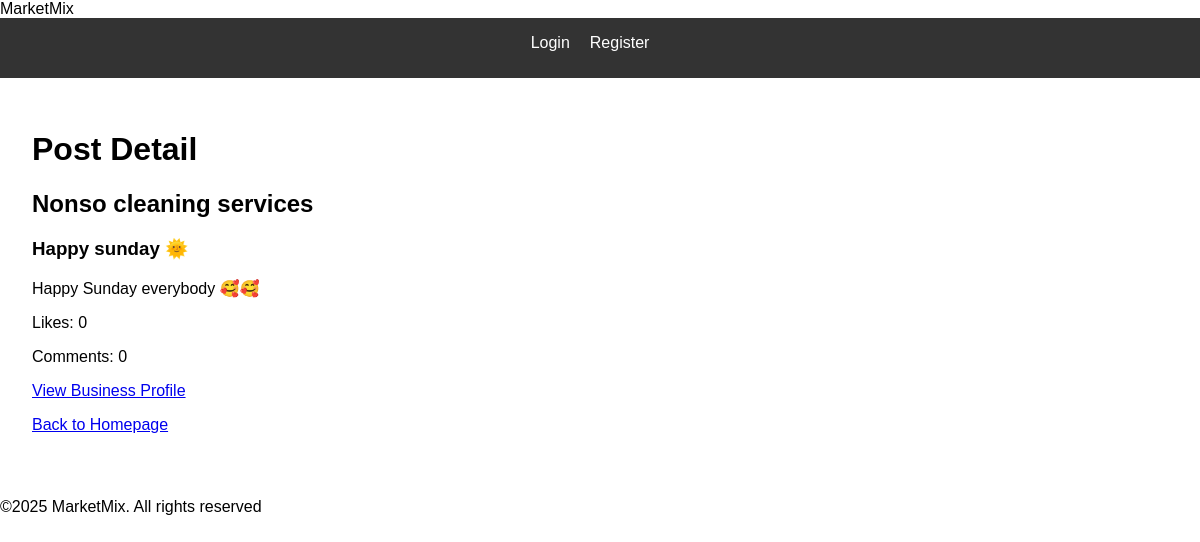
Screenshot of /post/2 with the database file from the repository.
### app/models/business.py (models this page shows)
class Business(db.Model):
    id = db.Column(db.Integer, primary_key=True)
    user_id = db.Column(db.Integer, db.ForeignKey('user.id'), nullable=False)
    business_name = db.Column(db.String(100), nullable=False)
    category = db.Column(db.String(50), nullable=False)
    country = db.Column(db.String(50), nullable=False)
    state = db.Column(db.String(50), nullable=False)
    city = db.Column(db.String(50), nullable=False)
    description = db.Column(db.Text, nullable=True)
    created_at = db.Column(db.DateTime, nullable=True, default=db.func.current_timestamp())
    posts = db.relationship('Post', backref='business', lazy=True)

### app/models/post.py (models this page shows)
class Post(db.Model):
    id = db.Column(db.Integer, primary_key=True)
    business_id = db.Column(db.Integer, db.ForeignKey('business.id'), nullable=False)
    title = db.Column(db.String(100), nullable=False)
    content = db.Column(db.Text, nullable=False)
    created_at = db.Column(db.DateTime, nullable=False, default=db.func.current_timestamp())

### app/routes/post_routes.py (the view)
@post.route('/<int:post_id>')
def post_detail(post_id):
    post = Post.query.get(post_id)
    return render_template('post/detail.html', post=post)

### app/templates/post/detail.html
{% extends 'base.html' %}
{% block content %}
  <h1>Post Detail</h1>
  <h2>{{ post.business.business_name }}</h2>
  <h3>{{ post.title }}</h3>
  <p>{{ post.content }}</p>
  <p>Likes: {{ post.engagements | selectattr('engagement_type', 'equalto', 'like') | list | length }}</p>
  <p>Comments: {{ post.engagements | selectattr('engagement_type', 'equalto', 'comment') | list | length }}</p>
  <p><a href="{{ url_for('business.business_profile', business_id=post.business.id) }}">View Business Profile</a></p>
  <p><a href="{{ url_for('main.homepage') }}">Back to Homepage</a></p>
{% endblock %}

### app/static/css/style.css (style rules this page uses)
body { font-family: Arial, sans-serif; margin: 0; padding: 0; }

### rows the page displays
Business: business.business_name "Nonso cleaning services"
Post: title "Happy sunday 🌞", content "Happy Sunday everybody 🥰🥰"
